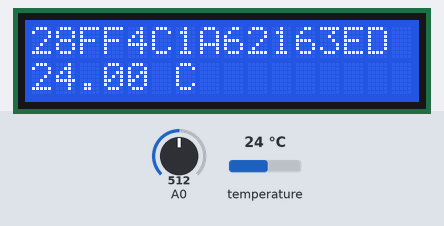
This sketch was run on a simulated Arduino Uno, built with avr-gcc and run on an emulated ATmega328P. Shown: 16×2 character LCD. The test bench sets the inputs (shaded band); at power-on: temperature 24 °C, A0 = 512. What the sketch prints to the serial monitor is not drawn.

Above: at 1.2 s.
1.3 s: temperature set to 0 °C
At 4.7 s:
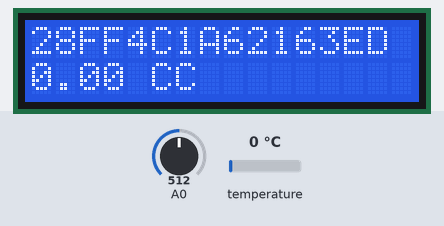
9.4 s: temperature set to 12 °C
At 11.2 s:
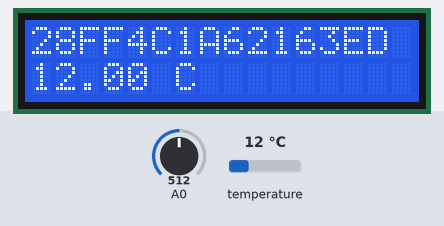
12.6 s: temperature set to 19 °C
At 15.1 s:
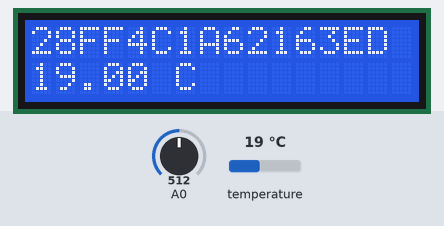
Timing chart, 0 to 16.6 s (numbered marks = the images above; inputs shaded):
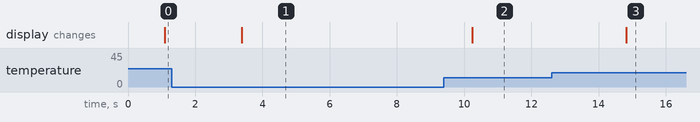

Measured:
- after the input at 1.3 s, the display: changes after 2.1 s (image 1)
- after the input at 9.4 s, the display: changes after 0.85 s (image 2)
- after the input at 12.6 s, the display: changes after 2.2 s (image 3)

The sketch:

temp_lcd.ino
```cpp
/*
The circuit:
 * LCD RS pin to digital pin 8
 * LCD Enable pin to digital pin 9
 * LCD D4 pin to digital pin 4
 * LCD D5 pin to digital pin 5
 * LCD D6 pin to digital pin 6
 * LCD D7 pin to digital pin 7
 * LCD R/W pin to ground
 * 10K resistor:
 * ends to +5V and ground
 * wiper to LCD VO pin (pin 3)
 */

// include the library code:
#include <LiquidCrystal.h>
#include <OneWire.h>

OneWire  ds(2);  // pin 2

// initialize the library with the numbers of the interface pins
LiquidCrystal lcd(8, 9, 4, 5, 6, 7);
int ButtonVoltage = 0;
int ButtonPressed = 0;
int Backlight = 10;
int fadeValue = 255;

String incomingString;

int row = 0;

void setup() {
  // set up the LCD's number of columns and rows:
  lcd.begin(16, 2);

  // Print a message to the LCD.
  lcd.setCursor (0,0);
  lcd.print("Initialized");
  lcd.setCursor (0,0);

  // listen to serial connections
  Serial.begin(9600);
}

void loop() {
  lcd.setCursor(0,0);

  byte i;
  byte present = 0;
  byte type_s;
  byte data[12];
  byte addr[8];
  float celsius, fahrenheit;

  if ( !ds.search(addr)) {
    ds.reset_search();
    delay(250);
    return;
  }

  for( i = 0; i < 8; i++) {
    lcd.print(addr[i], HEX);
  }

  if (OneWire::crc8(addr, 7) != addr[7]) {
      lcd.print("CRC is not valid!");
      return;
  }

  // the first ROM byte indicates which chip
  switch (addr[0]) {
    case 0x10:
      type_s = 1;
      break;
    case 0x28:
      type_s = 0;
      break;
    case 0x22:
      type_s = 0;
      break;
    default:
      return;
  }

  ds.reset();
  ds.select(addr);
  ds.write(0x44,1);         // start conversion, with parasite power on at the end

  delay(1000);     // maybe 750ms is enough, maybe not
  // we might do a ds.depower() here, but the reset will take care of it.

  present = ds.reset();
  ds.select(addr);
  ds.write(0xBE);         // Read Scratchpad

  for ( i = 0; i < 9; i++) {           // we need 9 bytes
    data[i] = ds.read();
  }

  // convert the data to actual temperature
  unsigned int raw = (data[1] << 8) | data[0];
  if (type_s) {
    raw = raw << 3; // 9 bit resolution default
    if (data[7] == 0x10) {
      // count remain gives full 12 bit resolution
      raw = (raw & 0xFFF0) + 12 - data[6];
    }
  } else {
    byte cfg = (data[4] & 0x60);
    if (cfg == 0x00) raw = raw << 3;  // 9 bit resolution, 93.75 ms
    else if (cfg == 0x20) raw = raw << 2; // 10 bit res, 187.5 ms
    else if (cfg == 0x40) raw = raw << 1; // 11 bit res, 375 ms
    // default is 12 bit resolution, 750 ms conversion time
  }
  celsius = (float)raw / 16.0;
  lcd.setCursor(0,1);
  Serial.println(celsius);
  lcd.print(celsius);
  lcd.print(" C");

  ButtonVoltage = analogRead(0);
  ButtonPressed = ButtonVoltage >> 7; //this removes least significant bits to get more stable reads.

  switch (ButtonPressed)
  {
  case 0: // right
   Serial.println("right");
    break;
  case 1: // up
   Serial.println("up");
   break;
  case 2: // down
  Serial.println("down");
    break;
  case 3: // left
  Serial.println("left");
    break;
  case 5: // select
  Serial.println("select");
    break;
  case 7: // nothing pressed
  Serial.println("none");
    break;
  }

  delay(1000);
}
```
